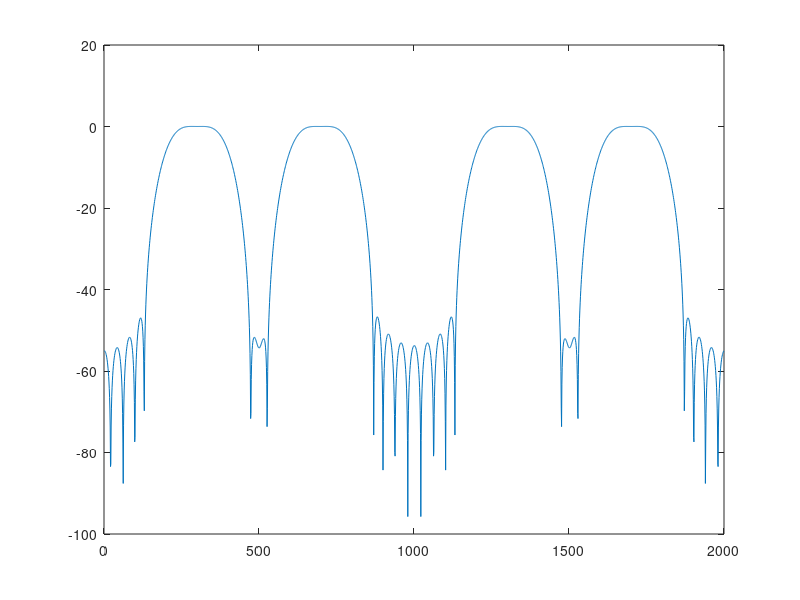

Recreate this plot in MATLAB.
N    = 40;       % Order
Beta = 4;        % Window Parameter

win = kaiser(N+1, Beta);
b1  = fir1(N, [0.2 0.4], 'bandpass', win, 'scale');
b2  = fir1(N, [0.6 0.8], 'bandpass', win, 'scale');
b = b1 + b2;
plot(20*log10(abs(fft(b, 2000))));